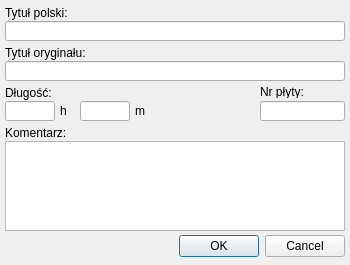
<?xml version="1.0" encoding="UTF-8"?>
<ui version="4.0">
 <class>Dialog1</class>
 <widget class="QDialog" name="Dialog1">
  <property name="geometry">
   <rect>
    <x>0</x>
    <y>0</y>
    <width>350</width>
    <height>265</height>
   </rect>
  </property>
  <property name="minimumSize">
   <size>
    <width>350</width>
    <height>265</height>
   </size>
  </property>
  <property name="maximumSize">
   <size>
    <width>350</width>
    <height>265</height>
   </size>
  </property>
  <property name="windowTitle">
   <string>Dodaj Nowy Film</string>
  </property>
  <widget class="QDialogButtonBox" name="buttonBox">
   <property name="geometry">
    <rect>
     <x>5</x>
     <y>230</y>
     <width>340</width>
     <height>32</height>
    </rect>
   </property>
   <property name="orientation">
    <enum>Qt::Horizontal</enum>
   </property>
   <property name="standardButtons">
    <set>QDialogButtonBox::Cancel|QDialogButtonBox::Ok</set>
   </property>
  </widget>
  <widget class="QLineEdit" name="lEtytulPL">
   <property name="geometry">
    <rect>
     <x>5</x>
     <y>21</y>
     <width>340</width>
     <height>20</height>
    </rect>
   </property>
  </widget>
  <widget class="QLineEdit" name="lEtytulEN">
   <property name="geometry">
    <rect>
     <x>5</x>
     <y>61</y>
     <width>340</width>
     <height>20</height>
    </rect>
   </property>
  </widget>
  <widget class="QLineEdit" name="lEDh">
   <property name="geometry">
    <rect>
     <x>5</x>
     <y>101</y>
     <width>50</width>
     <height>20</height>
    </rect>
   </property>
  </widget>
  <widget class="QLineEdit" name="lEDm">
   <property name="geometry">
    <rect>
     <x>80</x>
     <y>101</y>
     <width>50</width>
     <height>20</height>
    </rect>
   </property>
  </widget>
  <widget class="QLineEdit" name="lEnP">
   <property name="geometry">
    <rect>
     <x>260</x>
     <y>101</y>
     <width>85</width>
     <height>20</height>
    </rect>
   </property>
  </widget>
  <widget class="QLabel" name="label">
   <property name="geometry">
    <rect>
     <x>5</x>
     <y>5</y>
     <width>71</width>
     <height>16</height>
    </rect>
   </property>
   <property name="text">
    <string>Tytuł polski:</string>
   </property>
  </widget>
  <widget class="QLabel" name="label_2">
   <property name="geometry">
    <rect>
     <x>5</x>
     <y>45</y>
     <width>91</width>
     <height>16</height>
    </rect>
   </property>
   <property name="text">
    <string>Tytuł oryginału:</string>
   </property>
  </widget>
  <widget class="QLabel" name="label_3">
   <property name="geometry">
    <rect>
     <x>5</x>
     <y>85</y>
     <width>81</width>
     <height>16</height>
    </rect>
   </property>
   <property name="text">
    <string>Długość:</string>
   </property>
  </widget>
  <widget class="QLabel" name="label_4">
   <property name="geometry">
    <rect>
     <x>60</x>
     <y>101</y>
     <width>16</width>
     <height>20</height>
    </rect>
   </property>
   <property name="text">
    <string>h</string>
   </property>
  </widget>
  <widget class="QLabel" name="label_5">
   <property name="geometry">
    <rect>
     <x>135</x>
     <y>101</y>
     <width>21</width>
     <height>20</height>
    </rect>
   </property>
   <property name="text">
    <string>m</string>
   </property>
  </widget>
  <widget class="QLabel" name="label_6">
   <property name="geometry">
    <rect>
     <x>260</x>
     <y>85</y>
     <width>46</width>
     <height>13</height>
    </rect>
   </property>
   <property name="text">
    <string>Nr płyty:</string>
   </property>
  </widget>
  <widget class="QLabel" name="label_7">
   <property name="geometry">
    <rect>
     <x>5</x>
     <y>125</y>
     <width>71</width>
     <height>16</height>
    </rect>
   </property>
   <property name="text">
    <string>Komentarz:</string>
   </property>
  </widget>
  <widget class="QPlainTextEdit" name="pTEkom">
   <property name="geometry">
    <rect>
     <x>5</x>
     <y>141</y>
     <width>340</width>
     <height>90</height>
    </rect>
   </property>
  </widget>
 </widget>
 <resources/>
 <connections>
  <connection>
   <sender>buttonBox</sender>
   <signal>accepted()</signal>
   <receiver>Dialog1</receiver>
   <slot>accept()</slot>
   <hints>
    <hint type="sourcelabel">
     <x>248</x>
     <y>254</y>
    </hint>
    <hint type="destinationlabel">
     <x>157</x>
     <y>274</y>
    </hint>
   </hints>
  </connection>
  <connection>
   <sender>buttonBox</sender>
   <signal>rejected()</signal>
   <receiver>Dialog1</receiver>
   <slot>reject()</slot>
   <hints>
    <hint type="sourcelabel">
     <x>316</x>
     <y>260</y>
    </hint>
    <hint type="destinationlabel">
     <x>286</x>
     <y>274</y>
    </hint>
   </hints>
  </connection>
 </connections>
</ui>
